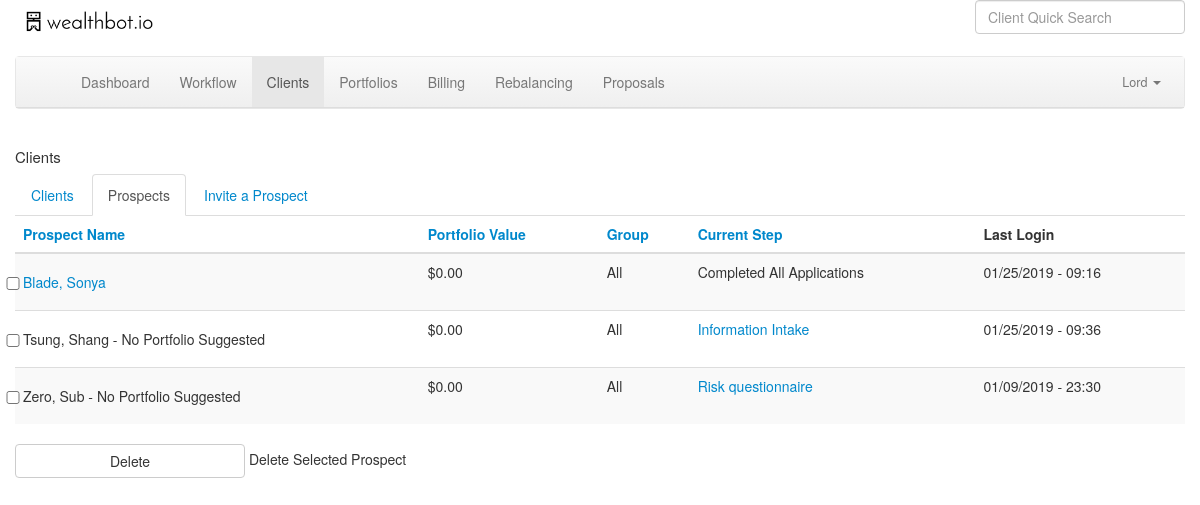
The app's page /ria/dashboard/clients (signed in), older data.
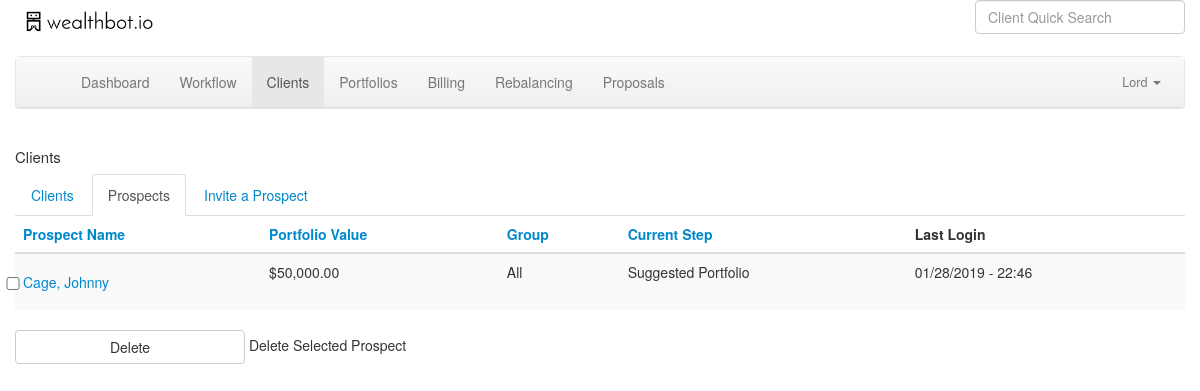
The same page, newer data.
### user/models/user.py (models this page shows, shortened)
class User(AbstractUser):
    class Meta:
    	db_table = 'users'
    password_expired_at = models.DateTimeField(blank=True, null=True)
    master_client_id = models.IntegerField(default=0, blank=True, null=True)
    is_password_reset = models.BooleanField(blank=True, null=True)
    closed = models.DateTimeField(blank=True, null=True)
    created = models.DateField(auto_now_add=True)
    updated = models.DateTimeField(auto_now=True)
    appointedBillingSpec = models.ForeignKey('webo_admin.BillingSpec', on_delete=models.CASCADE, blank=True, null=True)
    def getGroupsAsString(self):
        groupNames = []
        for group in self.groups.all():
            groupNames.append(group.name)
        if len(groupNames) > 0:
            return ", ".join(groupNames)
        else:
            return "No Groups"
    @classmethod
    def findOrderedProspectsByRia(cls, ria):
        user_profile = Profile.objects.filter(
            ria_user=ria,
            client_status=Profile.CLIENT_STATUS_PROSPECT
        )
        role = Role.objects.get(name='ROLE_CLIENT')
        client_set = User.objects.filter(
            profile__in=user_profile,
            role=role
        ).order_by('last_name', 'first_name')
        clientsData = []
        for client in client_set:
            clientAccounts = client.clientAccounts.all()
            value_sum = 0
            for account in clientAccounts:
                value_sum += account.valueSum()
            data = {
                'client': client,
                'value_sum': value_sum,
            }
            clientsData.append(data)
        return clientsData

### user/models/profile.py (models this page shows, shortened)
class Profile(models.Model):
    class Meta:
    	db_table = 'user_profiles'
    user = models.OneToOneField('user.User', on_delete=models.CASCADE)
    ria_user = models.ForeignKey('user.User', related_name='ria', on_delete=models.CASCADE, blank=True, null=True)
    registration_step = models.IntegerField(default=0)
    company = models.CharField(max_length=255, blank=True, null=True)
    first_name = models.CharField(max_length=255)
    last_name = models.CharField(max_length=255, blank=True, null=True)
    middle_name = models.CharField(max_length=255, blank=True, null=True)
    nick_name = models.CharField(max_length=255, blank=True, null=True)
    street = models.CharField(max_length=255, blank=True, null=True)
    city = models.CharField(max_length=255, blank=True, null=True)
    state_id = models.IntegerField(default=0, blank=True, null=True)
    zip = models.CharField(max_length=255, blank=True, null=True)
    is_different_address = models.BooleanField(null=True)
    mailing_street = models.CharField(max_length=255, blank=True, null=True)
    mailing_city = models.CharField(max_length=255, blank=True, null=True)
    mailing_state_id = models.IntegerField(default=0, blank=True, null=True)
    mailing_zip = models.CharField(max_length=255, blank=True, null=True)
    birth_date = models.DateField(blank=True, null=True)
    phone_number = models.CharField(max_length=255, blank=True, null=True)
    CLIENT_MARITAL_STATUS_SINGLE = 'Single'
    CLIENT_MARITAL_STATUS_MARRIED = 'Married'
    CLIENT_MARITAL_STATUS_DIVORCED = 'Divorced'
    CLIENT_MARITAL_STATUS_SEPARATED = 'Separated'
    CLIENT_MARTIAL_STATUS_CHOICES = (
        (CLIENT_MARITAL_STATUS_SINGLE, 'Single'),
        (CLIENT_MARITAL_STATUS_MARRIED, 'Married'),
        (CLIENT_MARITAL_STATUS_DIVORCED, 'Divorced'),
        (CLIENT_MARITAL_STATUS_SEPARATED, 'Separated'),
    )
    marital_status = models.CharField(choices=CLIENT_MARTIAL_STATUS_CHOICES, max_length=20, blank=True, null=True)
    CLIENT_ANNUAL_INCOME_VALUE1 = '$0-$50,000'
    CLIENT_ANNUAL_INCOME_VALUE2 = '$50,001-$75,000'
    CLIENT_ANNUAL_INCOME_VALUE3 = '$75,001-$100,000'
    CLIENT_ANNUAL_INCOME_VALUE4 = '$100,001-$150,000'
    CLIENT_ANNUAL_INCOME_VALUE5 = '$150,001-$250,000'
    CLIENT_ANNUAL_INCOME_VALUE6 = '$250,001 +'
    CLIENT_ANNUAL_INCOME_CHOICES = (
        (CLIENT_ANNUAL_INCOME_VALUE1, '$0-$50,000'),
        (CLIENT_ANNUAL_INCOME_VALUE2, '$50,001-$75,000'),
        (CLIENT_ANNUAL_INCOME_VALUE3, '$75,001-$100,000'),
        (CLIENT_ANNUAL_INCOME_VALUE4, '$100,001-$150,000'),
        (CLIENT_ANNUAL_INCOME_VALUE5, '$150,001-$250,000'),
        (CLIENT_ANNUAL_INCOME_VALUE6, '$250,001 +'),
    )
    annual_income = models.CharField(choices=CLIENT_ANNUAL_INCOME_CHOICES, max_length=50, blank=True, null=True)
    estimated_income_tax = models.CharField(max_length=50, blank=True, null=True)
    CLIENT_LIQUID_NET_WORTH_VALUE1 = '$0-$25,000'
    CLIENT_LIQUID_NET_WORTH_VALUE2 = '$25,001-$50,000'
    CLIENT_LIQUID_NET_WORTH_VALUE3 = '$50,001-$100,000'
    CLIENT_LIQUID_NET_WORTH_VALUE4 = '$100,001-$200,000'
    CLIENT_LIQUID_NET_WORTH_VALUE5 = '$200,001-$350,000'
    CLIENT_LIQUID_NET_WORTH_VALUE6 = '$350,001-$700,000'
    CLIENT_LIQUID_NET_WORTH_VALUE7 = '$700,001-$1,000,000'
    CLIENT_LIQUID_NET_WORTH_VALUE8 = '$1,000,000 +'
    CLIENT_LIQUID_NET_WORTH_CHOICES = (
        (CLIENT_LIQUID_NET_WORTH_VALUE1, '$0-$25,000'),
        (CLIENT_LIQUID_NET_WORTH_VALUE2, '$25,001-$50,000'),
        (CLIENT_LIQUID_NET_WORTH_VALUE3, '$50,001-$100,000'),
        (CLIENT_LIQUID_NET_WORTH_VALUE4, '$100,001-$200,000'),
        (CLIENT_LIQUID_NET_WORTH_VALUE5, '$200,001-$350,000'),
        (CLIENT_LIQUID_NET_WORTH_VALUE6, '$350,001-$700,000'),
        (CLIENT_LIQUID_NET_WORTH_VALUE7, '$700,001-$1,000,000'),
        (CLIENT_LIQUID_NET_WORTH_VALUE8, '$1,000,000 +'),
    )
    liquid_net_worth = models.CharField(choices=CLIENT_LIQUID_NET_WORTH_CHOICES, max_length=50, blank=True, null=True)
    CLIENT_EMPLOYMENT_TYPE_EMPLOYED = 'Employed'
    CLIENT_EMPLOYMENT_TYPE_SELF_EMPLOYED = 'Self-Employed'
    CLIENT_EMPLOYMENT_TYPE_RETIRED = 'Retired'
    CLIENT_EMPLOYMENT_TYPE_UNEMPLOYED = 'Unemployed'
    CLIENT_EMPLOYMENT_TYPE_CHOICES = (
        (CLIENT_EMPLOYMENT_TYPE_EMPLOYED, 'Employed'),
        (CLIENT_EMPLOYMENT_TYPE_SELF_EMPLOYED, 'Self-Employed'),
        (CLIENT_EMPLOYMENT_TYPE_RETIRED, 'Retired'),
        (CLIENT_EMPLOYMENT_TYPE_UNEMPLOYED, 'Unemployed'),
    )
    employment_type = models.CharField(choices=CLIENT_EMPLOYMENT_TYPE_CHOICES, default=CLIENT_EMPLOYMENT_TYPE_EMPLOYED, max_length=50, blank=False, null=True)
    suggested_portfolio_id = models.IntegerField(default=0, blank=True, null=True)
    questionnaire_step = models.SmallIntegerField(default=0, blank=True, null=True)
    withdraw_age = models.IntegerField(default=0, blank=True, null=True)
    CLIENT_SOURCE_WEB = 'web'
    CLIENT_SOURCE_IN_HOUSE = 'in-house'
    CLIENT_SOURCE_CHOICES = (
        (CLIENT_SOURCE_WEB, 'web'),
        (CLIENT_SOURCE_IN_HOUSE, 'in-house'),
    )
    client_source = models.CharField(choices=CLIENT_SOURCE_CHOICES, max_length=10, blank=True, null=True)
    CLIENT_ACCOUNT_MANAGED_ACCOUNT = 1
    CLIENT_ACCOUNT_MANAGED_HOUSEHOLDER = 2
    CLIENT_ACCOUNT_MANAGED_CHOICES = (
        (CLIENT_ACCOUNT_MANAGED_ACCOUNT, 'Account Level'),
        (CLIENT_ACCOUNT_MANAGED_HOUSEHOLDER, 'Householder Level'),
    )
    client_account_managed = models.SmallIntegerField(choices=CLIENT_ACCOUNT_MANAGED_CHOICES, blank=True, null=True)
    CLIENT_STATUS_PROSPECT = 1
    CLIENT_STATUS_CLIENT = 2
    CLIENT_STATUS_CHOICES = (
        (CLIENT_STATUS_PROSPECT, 'prospect'),
        (CLIENT_STATUS_CLIENT, 'client'),
    )
    client_status = models.SmallIntegerField(choices=CLIENT_STATUS_CHOICES, blank=True, null=True)
    PAYMENT_METHOD_DIRECT_DEBIT = 1
    PAYMENT_METHOD_OUTSIDE_PAYMENT = 2
    PAYMENT_METHOD_CHOICES = (
        (PAYMENT_METHOD_DIRECT_DEBIT, 'Direct debit'),
        (PAYMENT_METHOD_OUTSIDE_PAYMENT, 'Outside payment'),
    )
    paymentMethod = models.IntegerField(choices=PAYMENT_METHOD_CHOICES, default=0, blank=True, null=True)
    clientRegistrationSteps = [
        'Created Login',
        'Risk questionnaire',
        'Information Intake',
        'Suggested Portfolio',
        'Advisor Approved Portfolio',
        'Approved Portfolio',
        'Application Screen',
        'Completed All Applications',
    ]
    def clientRegistrationStep(self):
        return self.clientRegistrationSteps[self.registration_step]

### ria/views/dashboard.py (the view)
# urls.py: path('ria/dashboard/clients', views.clientsList, name='rx_ria_dashboard_clients'),
@login_required
def clientsList(request, tab=None):
	ria = request.user
	if tab is not None:
		activeTab = tab
	else:
		activeTab = 'prospects'
	inviteForm = InviteProspectForm(ria=ria)
	context = {
		'ria': ria,
		'inviteForm': inviteForm,
		'activeTab': activeTab,
		'searchForm': RiaSearchClientsForm(),
	}
	return render(request, 'ria/dashboard_clients_list.html', context)

### ria/forms/inviteProspect.py
class InviteProspectForm(forms.ModelForm):
	type = forms.CharField(max_length=255, required=True,
		widget=forms.TextInput(
			attrs={
			    'placeholder': 'First Name',
			    'class': 'width-150 form-control',
			}
		)
	)
	class Meta:
		model = User
		fields = (
			'first_name',
			'last_name',
			'email',
			'groups',
			'type',
		)
	ria = None
	def __init__(self, *args, **kwargs):
		self.ria = kwargs.pop('ria')
		super(InviteProspectForm, self).__init__(*args, **kwargs)
		riaId = self.ria.pk

### ria/forms/riaSearchClients.py
class RiaSearchClientsForm(forms.Form):
	prefix = 'wealthbot_riabundle_ria_find_clients_form_type'
	def __init__(self, *args, **kwargs):
		super(RiaSearchClientsForm, self).__init__(*args, **kwargs)
		self.fields['search'] = forms.CharField(required=False)

### admin/models/ceModel.py (called while the page is built)
    def hasType(self, type):
        return self.type == type

    def isCustom(self):
        return self.hasType(type=self.TYPE_CUSTOM)

### client/models/clientAccount.py (called while the page is built)
    def valueSum(self):
        sum = self.value
        return sum

### ria/templatetags/prospects_info.py (called while the page is built)
@register.filter
def prospectsInformation(ria):
	clientsData = User.findOrderedProspectsByRia(ria)
	context = {
		'clients_data': clientsData,
	}
	return render_to_string('ria/prospects_index.html', context)

### ria/templates/ria/dashboard_clients_list.html (shortened to what this page needs)
{% extends 'ria/layout_themed.html' %}
{% block stylesheets %}
    {{ block.super }}
    {% load staticfiles %}
    <link href="{% static '/css/bootstrap-glyphicons.css' %}" rel="stylesheet">
{% endblock %}
{% block javascripts %}
    {% load staticfiles %}
{% endblock %}
{% block body %}
    {% block ria_nav %}
        {% include 'ria/menu_nav.html' with ria=ria %}
    {% endblock %}
    <h3>Clients</h3>
    <div class="tabbable">
        <ul class="nav nav-tabs">
            {% if activeTab == 'clients' %}
                <li class='active'>
            {% else %}
                <li >
            {% endif %}
            <a href="#tab_clients" data-toggle="tab">Clients</a></li>
            {% if activeTab == 'prospects' %}
                <li class='active'>
            {% else %}
                <li >
            {% endif %}
            <a href="#tab_prospects" data-toggle="tab">Prospects</a></li>
            {% if activeTab == 'invite-a-prospect' %}
                <li class='active'>
            {% else %}
                <li >
            {% endif %}
            <a href="#tab_invite_prospect" data-toggle="tab">Invite a Prospect</a></li>
        </ul>
        <div class="tab-content">
            {% if activeTab == 'prospects' %}
                <div class="tab-pane active" id="tab_prospects">
            {% else %}
                <div class="tab-pane" id="tab_prospects">
            {% endif %}
                {% load prospects_info %}
                {{ ria|prospectsInformation }}
            </div>
        </div>
    </div>
{% endblock %}

### ria/templates/ria/prospects_index.html (shortened to what this page needs)
<form id="delete_clients_batch_form" action="{% url 'rx_ria_prospects_delete' %}" method="post">
    <table class="table table-striped prospects">
        <thead>
        <tr>
            <th>
                <a href="{% url 'rx_ria_prospects' sort='name' order='desc' %}">
                     Prospect
                    Name
                </a>
            </th>
            <th>
                <a href="{% url 'rx_ria_prospects' sort='value' order='desc' %}">
                     Portfolio
                    Value
                </a>
            </th>
            <th>
                <a href="{% url 'rx_ria_prospects' sort='group' order='desc' %}">
                     Group
                </a>
            </th>
            <th>
                <a href="{% url 'rx_ria_prospects' sort='step' order='desc' %}">
                     Current
                    Step
                </a>
            </th>
            <th>Last Login</th>
        </tr>
        </thead>
        <tbody>
        {% if clients_data|length > 0 %}
            {% for item in clients_data %}
                <tr>
                    <td>
                        <label class="checkbox">
                            <input type="checkbox" class="delete-client-batch-checkbox" name="clients_ids[]" value="{{ item.client.id }}"/>
                            {% if item.client.profile.registration_step >= 3 %}
                                <a href="{% url 'rx_ria_prospect_portfolio' client_id=item.client.id %}" class="show-prospect-btn">
                                    {{ item.client.profile.last_name }}, {{ item.client.profile.first_name }}
                                </a>
                            {% else %}
                                {{ item.client.profile.last_name }}, {{ item.client.profile.first_name }} -
                                No Portfolio Suggested
                            {% endif %}
                        </label>
                    </td>
                    {% load humanize %}
                    <td>${{ item.value_sum|floatformat:2|intcomma }}</td>
                    <td>{{ item.client.getGroupsAsString | capfirst }}</td>
                    <td>
                        {% if item.client.profile.registration_step >= 3 %}
                            {{ item.client.profile.clientRegistrationStep }}
                        {% else %}
                            <a target="_blank" href="{% url 'rx_ria_login_as_client' username=item.client.username %}">
                                {{ item.client.profile.clientRegistrationStep }}
                            </a>
                        {% endif %}
                    </td>
                    <td>
                        {% if item.client.last_login is not None %}
                            {{ item.client.last_login|date:'m/d/Y - H:i' }}
                        {% else %}
                            Never
                        {% endif %}
                    </td>
                </tr>
            {% endfor %}
        {% else %}
            <tr>
                <td colspan="5">No prospects.</td>
            </tr>
        {% endif %}
        </tbody>
    </table>
    <input class="btn btn-default"  type="submit" name="Delete" value="Delete"/>
    <span class="help-inline">Delete Selected Prospect</span>
</form>

Row changes from the older to the newer data that the page shows:
no longer on this page (row unchanged): User: client.profile.last_name "Blade", client.profile.first_name "Sonya", value_sum "0.00", client.getGroupsAsString "All", client.profile.clientRegistrationStep "Completed All Applications", client.last_login "01/25/2019 - 09:16"
no longer on this page (row unchanged): User: client.profile.last_name "Tsung", client.profile.first_name "Shang", value_sum "0.00", client.getGroupsAsString "All", client.profile.clientRegistrationStep "Information Intake", client.last_login "01/25/2019 - 09:36"
no longer on this page (row unchanged): User: client.profile.last_name "Zero", client.profile.first_name "Sub", value_sum "0.00", client.getGroupsAsString "All", client.profile.clientRegistrationStep "Risk questionnaire", client.last_login "01/09/2019 - 23:30"
now on this page (row edited): User: client.profile.last_name "Cage", client.profile.first_name "Johnny", value_sum "50,000.00", client.getGroupsAsString "All", client.profile.clientRegistrationStep "Suggested Portfolio", client.last_login "01/28/2019 - 22:46"
